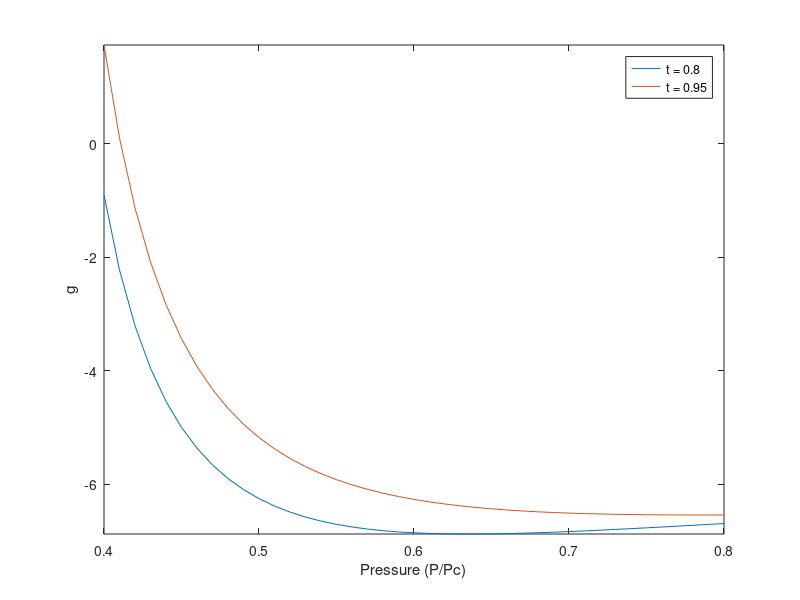

MATLAB code for this plot:
v = 0.4:0.01:0.8; 
t = 0.8;
j = 0.95;
g1 = (-8/3 * t .* log(3.*v -1)) + (8/3 .* (t ./ (3.*v -1))) - (6./v);
plot(v,g1)
hold on
g2 = (-8/3 * j .* log(3.*v -1)) + (8/3 .* (j ./ (3.*v -1))) - (6./v);
plot(v, g2)
axis([0.4 0.8 -inf inf]);
legend('t = 0.8', 't = 0.95');
ylabel('g');
xlabel('Pressure (P/Pc)');